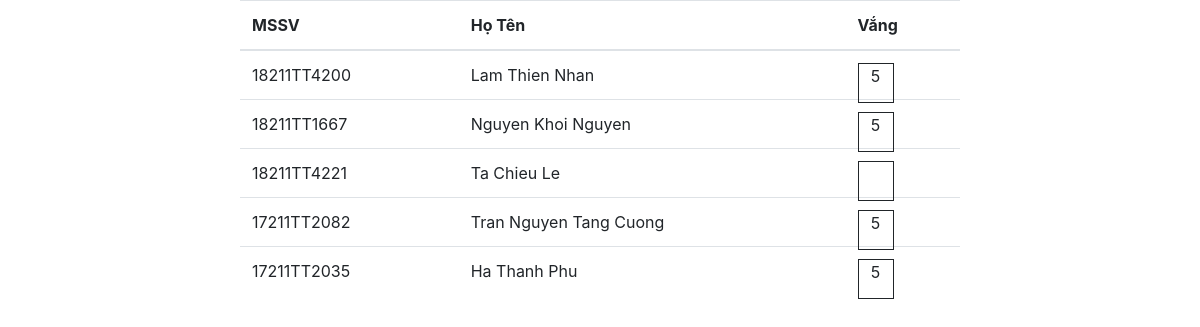
Page /local/index.php on the committed database.
### tables this page shows
CREATE TABLE IF NOT EXISTS `users` (
  `mssv` varchar(11) NOT NULL,
  `hoten` varchar(100) NOT NULL,
  `status` tinyint(1) NOT NULL,
  PRIMARY KEY (`mssv`)
);

### local/connection/user.php (called while the page is built, shortened)
<?php
include("db.php");
$sql1 = "SELECT * FROM `users`";
$result = $conn->query($sql1);
?>

### local/index.php (the view, shortened to what this page needs)
<?php
include("./connection/db.php");
include("./connection/user.php");
?>
<!DOCTYPE html>
<html lang="en">
<head>
    <link rel="stylesheet" href="https://maxcdn.bootstrapcdn.com/bootstrap/4.0.0/css/bootstrap.min.css">
</head>
<body>
    <table class="table">
        <thead>
            <tr>
                <th scope="col">MSSV</th>
                <th scope="col">Họ Tên</th>
                <th scope="col">Vắng</th>
            </tr>
        </thead>
        <tbody>
            <?php while ($row = $result->fetch_assoc()) { ?>
                <tr>
                    <td><?php echo $row["mssv"] ?></td>
                    <td><?php echo $row["hoten"] ?></td>
                    <td>
                        <div class="row_check">
                            <div class="check_box">
                                <?php
                                if ($row["status"] == 0) {
                                    echo 5;
                                }
                                ?>
                            </div>
                        </div>
                    </td>
                </tr>
            <?php } ?>
        </tbody>
    </table>
</body>
</html>

### local/index.php (style rules this page uses)
* { padding: 0; box-sizing: border-box; margin: auto; }
.table { width: 60%; }
.check_box { position: absolute; border: solid 1px; width: 3%; height: 5%; text-align: center; }
.row_check { text-align: right; }

### rows in the picture
users: mssv "18211TT4200", hoten "Lam Thien Nhan", status "5"
users: mssv "18211TT1667", hoten "Nguyen Khoi Nguyen", status "5"
users: mssv "18211TT4221", hoten "Ta Chieu Le"
users: mssv "17211TT2082", hoten "Tran Nguyen Tang Cuong", status "5"
users: mssv "17211TT2035", hoten "Ha Thanh Phu", status "5"
